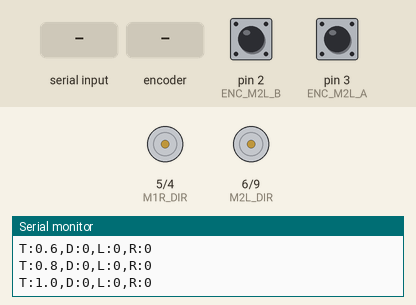
This sketch was run on a simulated Arduino Uno, built with avr-gcc and run on an emulated ATmega328P. On the bench: direction and speed pins drawn as motors (green arrow = direction pin HIGH = forward, orange = LOW = backward, longer = more drive), the last lines printed to the serial monitor. The test bench sets the inputs (shaded band); at power-on: pin 2 (ENC_M2L_B) HIGH, pin 3 (ENC_M2L_A) HIGH.

Above: at 1.2 s.
1.3 s: "s" received over Serial
At 1.75 s:
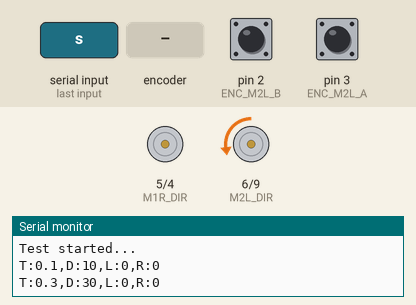
At 2.15 s:
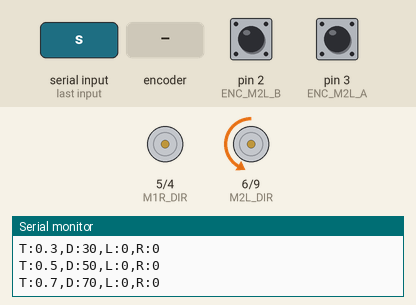
4.3 s: rotary encoder on pin 3 (ENC_M2L_A) / pin 19 (ENC_M1R_B) turned 1 step (first pin leading)
7.5 s: "s" received over Serial
At 11.5 s:
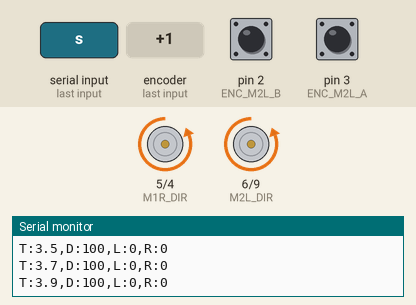
Timing chart, 0 to 14.0 s (numbered marks = the images above; inputs shaded):
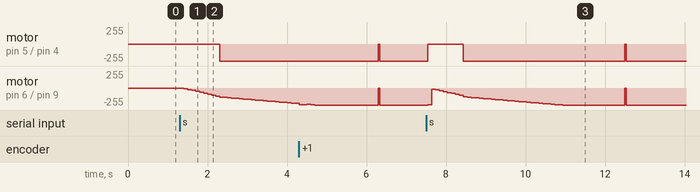

Measured:
- after the input at 1.3 s, motor on pin 5 (M1R_DIR) / pin 4 (M1R_PWM): stopped → backward 255/255 after 1.0 s; motor on pin 6 (M2L_DIR) / pin 9 (M2L_PWM): moves from stopped to backward 232/255 over 2.8 s, starting after 0.10 s

The sketch:

task4reglerlepidameliorerettrace.ino
```cpp
#include "math.h"

// Define motor pins
#define M1R_DIR 5   // RIGHT motor direction
#define M1R_PWM 4   // RIGHT motor speed
#define M2L_DIR 6   // LEFT motor direction
#define M2L_PWM 9   // LEFT motor speed

// Encoder pins
#define ENC_M1R_A 18  // RIGHT encoder A
#define ENC_M1R_B 19  // RIGHT encoder B
#define ENC_M2L_A 3   // LEFT encoder A
#define ENC_M2L_B 2   // LEFT encoder B

// Encoder variables
volatile long encoderLeftCount = 0;
volatile long encoderRightCount = 0;
long lastLeftCount = 0;
long lastRightCount = 0;

// PID variables
unsigned long lastTime = 0;
const unsigned long sampleTime = 100;  // 100ms
float Kp = 1.1, Ki = 0.05, Kd = 0.1;
float previousErrorLeft = 0, previousErrorRight = 0;
float integralLeft = 0, integralRight = 0;

// Test variables
float desiredSpeed = 0;
bool testRunning = false;
unsigned long testStartTime = 0;
const float maxTestSpeed = 100.0;

// Reduced data logging
const int maxDataPoints = 100;  // Reduced from 500
float timeData[maxDataPoints];
float leftSpeedData[maxDataPoints];
int dataIndex = 0;

void setup() {
  Serial.begin(115200);

  // Motor configuration
  pinMode(M1R_DIR, OUTPUT);
  pinMode(M1R_PWM, OUTPUT);
  pinMode(M2L_DIR, OUTPUT);
  pinMode(M2L_PWM, OUTPUT);

  // Encoder configuration
  pinMode(ENC_M2L_A, INPUT);
  pinMode(ENC_M2L_B, INPUT);
  pinMode(ENC_M1R_A, INPUT);
  pinMode(ENC_M1R_B, INPUT);

  attachInterrupt(digitalPinToInterrupt(ENC_M2L_A), leftEncoder, CHANGE);
  attachInterrupt(digitalPinToInterrupt(ENC_M1R_A), rightEncoder, CHANGE);

  Serial.println(F("System ready. Send 's' to start test."));
}

void loop() {
  unsigned long currentTime = millis();

  // Start test on serial command
  if (Serial.available() && !testRunning) {
    if (Serial.read() == 's') {
      startTest();
    }
  }

  if (testRunning) {
    // Update desired speed (ramp up over 1 second)
    float elapsed = (currentTime - testStartTime) / 1000.0;
    desiredSpeed = min(maxTestSpeed, maxTestSpeed * elapsed);

    // End test after 5 seconds
    if (currentTime - testStartTime >= 5000) {
      endTest();
    }
  }

  if (currentTime - lastTime >= sampleTime) {
    // Calculate speed
    float leftSpeed = (encoderLeftCount - lastLeftCount) * (1000.0 / sampleTime);
    float rightSpeed = (encoderRightCount - lastRightCount) * (1000.0 / sampleTime);

    lastLeftCount = encoderLeftCount;
    lastRightCount = encoderRightCount;
    lastTime = currentTime;

    // PID control
    float leftOutput = pid_controller(desiredSpeed, leftSpeed, &integralLeft, &previousErrorLeft);
    float rightOutput = pid_controller(desiredSpeed, rightSpeed, &integralRight, &previousErrorRight);

    // Motor control
    digitalWrite(M2L_DIR, LOW);
    analogWrite(M2L_PWM, constrain(abs(leftOutput), 0, 255));
    digitalWrite(M1R_DIR, LOW);
    analogWrite(M1R_PWM, constrain(abs(rightOutput), 0, 255));

    // Log only left speed to save memory
    if (testRunning && dataIndex < maxDataPoints) {
      timeData[dataIndex] = (currentTime - testStartTime) / 1000.0;
      leftSpeedData[dataIndex] = leftSpeed;
      dataIndex++;
    }

    // Reduced serial output
    static unsigned long lastPrintTime = 0;
    if (currentTime - lastPrintTime >= 200) {  // Print every 200ms
      Serial.print(F("T:"));
      Serial.print((currentTime - testStartTime) / 1000.0, 1);
      Serial.print(F(",D:"));
      Serial.print(desiredSpeed, 0);
      Serial.print(F(",L:"));
      Serial.print(leftSpeed, 0);
      Serial.print(F(",R:"));
      Serial.println(rightSpeed, 0);
      lastPrintTime = currentTime;
    }
  }
}

void startTest() {
  testRunning = true;
  testStartTime = millis();
  dataIndex = 0;
  desiredSpeed = 0;
  integralLeft = integralRight = 0;
  previousErrorLeft = previousErrorRight = 0;
  Serial.println(F("Test started..."));
}

void endTest() {
  testRunning = false;
  analogWrite(M2L_PWM, 0);
  analogWrite(M1R_PWM, 0);

  // Print collected data
  Serial.println(F("Test data (Time,LeftSpeed):"));
  for (int i = 0; i < dataIndex; i++) {
    Serial.print(timeData[i], 2);
    Serial.print(',');
    Serial.println(leftSpeedData[i], 0);
  }
  Serial.println(F("Test complete. Send 's' to run again."));
}

void leftEncoder() {
  encoderLeftCount += digitalRead(ENC_M2L_B) ? -1 : 1;
}

void rightEncoder() {
  encoderRightCount += digitalRead(ENC_M1R_B) ? -1 : 1;
}

float pid_controller(float desired, float actual, float* integral, float* prevError) {
  float error = desired - actual;
  *integral += error;
  if (Ki != 0) *integral = constrain(*integral, -255/Ki, 255/Ki);
  float output = Kp * error + Ki * (*integral) + Kd * (error - *prevError);
  *prevError = error;
  return output;
}
```
